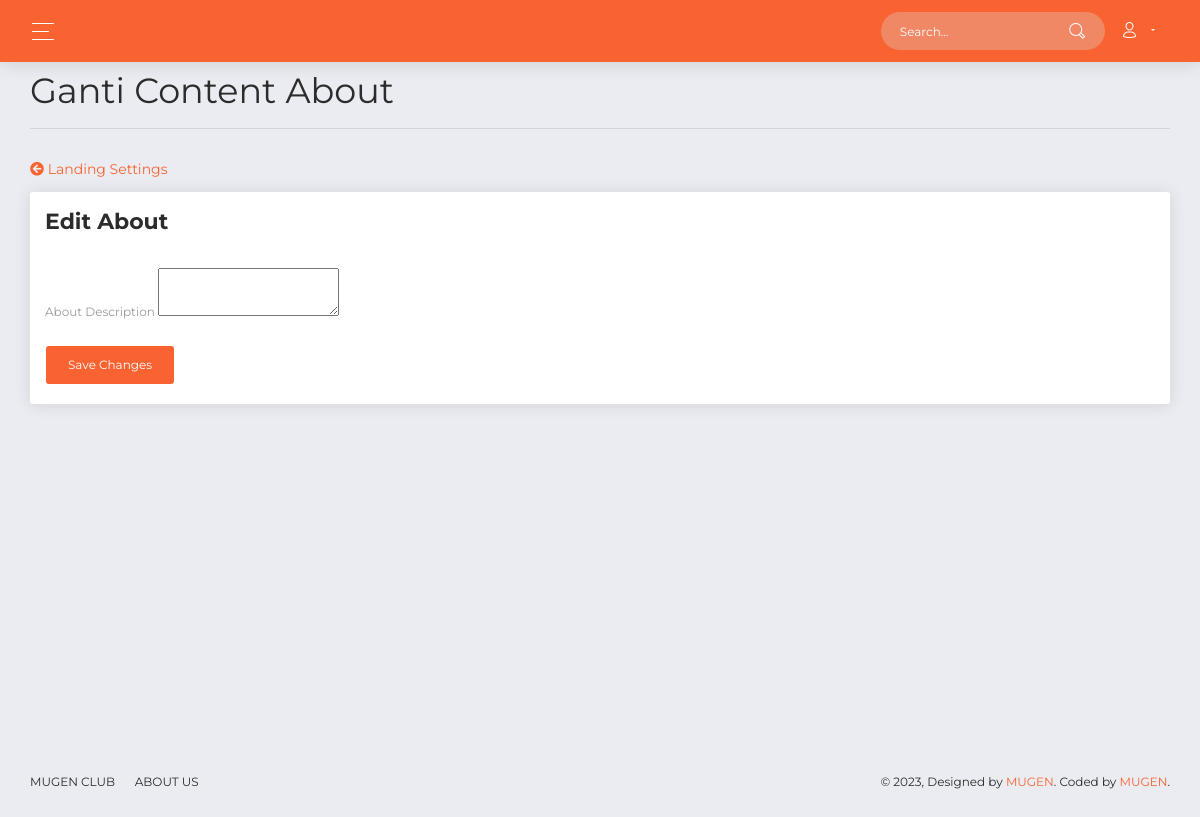
The page /examples/admin.php?p=ganti_about on the database as committed earlier.
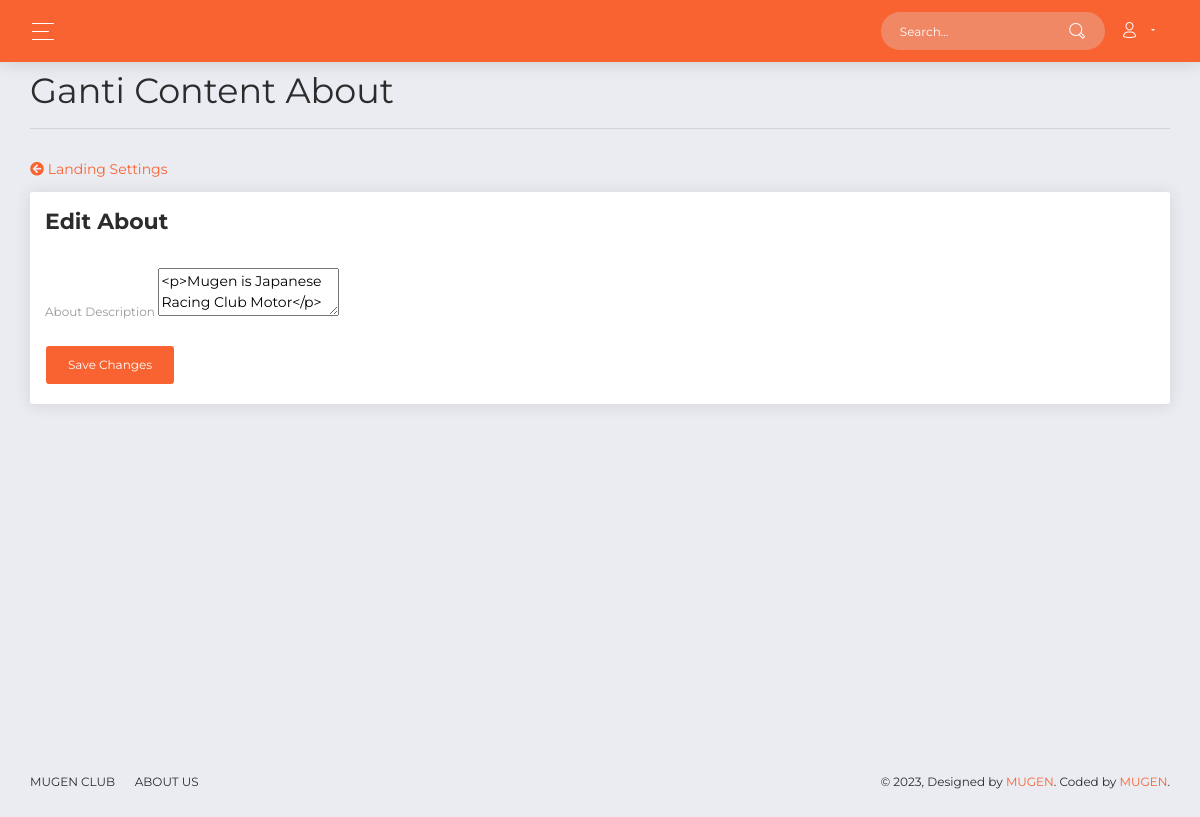
The same page on the database as committed later.
### tables this page shows
CREATE TABLE `about` (
  `id` bigint(20) NOT NULL,
  `about_desc` varchar(255) NOT NULL
);

### examples/ganti_about.php (the view, shortened to what this page needs)
<?php
$id = '1';
$about = $conn->query("select * from about WHERE id = '$id'");
$data = $about->fetch_assoc();
?>
<div class="content">
  <div class="row">
    <div class="col-lg-12">
      <h2>Ganti Content About <hr></h3>
    </div>
  </div>
  <div class="row">
    <div class="col-lg-4">
    <a href="admin.php?p=landing"><i class="fas fa-arrow-circle-left mb-3"></i> Landing Settings</a>
    </div>
  </div>
  <div class="row">
          <div class="col-lg-12">
            <div class="card">
              <div class="card-header">
                <h5 class="title">Edit About</h5>
              </div>
              <div class="card-body">
                <form action="ganti_about_act.php" method="POST">
                  <div class="row">
                    <div class="col-lg-12 pr-1">
                      <div class="form-group">
                        <label>About Description</label>
                        <textarea id="myTextarea" name="about_desc" maxlength="999"><?php echo $data['about_desc'] ?></textarea>
                      </div>
                    </div>
                  </div>
                  <div class="row">
                    <div class="col-lg-12 pr-1">
                      <button type="submit" class="btn btn-primary">Save Changes</button>
                    </div>
                  </div>
                </form>
                </div>
        </div>
              </div>
            </div>

Rows that differ between the two databases and show on the page:
added about: about_desc "<p>Mugen is Japanese Racing Club Motor</p>"
